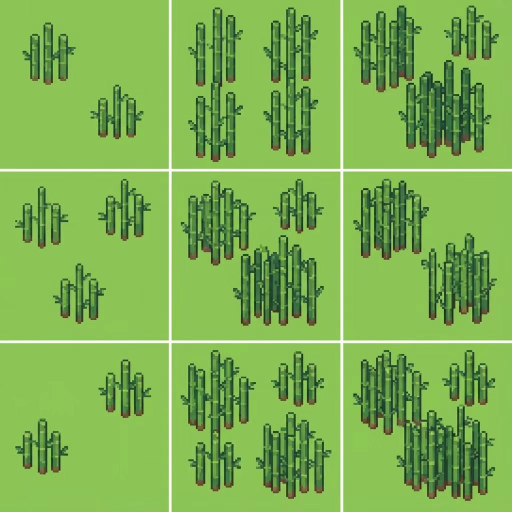
#> input picture tools/img_gemini/origin/bamboo.jpg, 1024 x 1024 px (shown at 1/2 size)
$ python postprocess_avatars.py --input-dir ../img_gemini/origin --output-dir out
#> lines starting #> are read from the running program, lines starting #| are printed output that depends on the picture; after the words box and inside, x2 and y2 are one past the last pixel; in counts of white or black regions, pixels touching at a corner belong together
### tools/img_gen/postprocess_common.py
from __future__ import annotations

from collections import deque
from pathlib import Path
from typing import Optional, Union

import numpy as np
from PIL import Image

PathLike = Union[str, Path]


def remove_white_background(
    source: PathLike | Image.Image,
    white_threshold: int = 240,
    output: Optional[PathLike] = None,
) -> Image.Image:
    if isinstance(source, (str, Path)):
        with Image.open(source) as loaded:
            image = loaded.convert("RGB")
    else:
        image = source.convert("RGB")

    width, height = image.size
    if width == 0 or height == 0:
        result = Image.new("RGBA", (width, height), (0, 0, 0, 0))
        if output is not None:
            result.save(output)
        return result

    img_array = np.array(image)
    background_mask = np.zeros((height, width), dtype=bool)
    visited = np.zeros((height, width), dtype=bool)
    queue = deque()

    def is_white(y: int, x: int) -> bool:
        pixel = img_array[y, x]
        return (
            pixel[0] >= white_threshold
            and pixel[1] >= white_threshold
            and pixel[2] >= white_threshold
        )

    for x in range(width):
        if is_white(0, x):
            queue.append((0, x))
            visited[0, x] = True
            background_mask[0, x] = True
        if is_white(height - 1, x):
            queue.append((height - 1, x))
            visited[height - 1, x] = True
            background_mask[height - 1, x] = True

    for y in range(1, height - 1):
        if is_white(y, 0):
            queue.append((y, 0))
            visited[y, 0] = True
            background_mask[y, 0] = True
        if is_white(y, width - 1):
            queue.append((y, width - 1))
            visited[y, width - 1] = True
            background_mask[y, width - 1] = True

    directions = [(0, 1), (1, 0), (0, -1), (-1, 0)]
    while queue:
        y, x = queue.popleft()
        for dy, dx in directions:
            ny, nx = y + dy, x + dx
            if 0 <= ny < height and 0 <= nx < width and not visited[ny, nx]:
                if is_white(ny, nx):
                    visited[ny, nx] = True
                    background_mask[ny, nx] = True
                    queue.append((ny, nx))

    result_array = np.zeros((height, width, 4), dtype=np.uint8)
    result_array[:, :, :3] = img_array
    result_array[:, :, 3] = np.where(background_mask, 0, 255)
    result = Image.fromarray(result_array, mode="RGBA")

    if output is not None:
        result.save(output)

    return result


def crop_inner_region(
    source: PathLike | Image.Image,
    fraction: float = 1 / 16,
    output: Optional[PathLike] = None,
) -> Image.Image:
    if isinstance(source, (str, Path)):
        with Image.open(source) as loaded:
            image = loaded.convert("RGBA")
    else:
        image = source.copy()

    width, height = image.size
    if width == 0 or height == 0:
        return image

    fraction = max(0.0, min(fraction, 0.5))
    dx = int(round(width * fraction))
    dy = int(round(height * fraction))

    left = min(dx, width // 2)
    upper = min(dy, height // 2)
    right = max(width - dx, left)
    lower = max(height - dy, upper)
    cropped = image.crop((left, upper, right, lower))

    if output is not None:
        cropped.save(output)

    return cropped


def process_avatar_image(
    source: PathLike | Image.Image,
    *,
    crop_fraction: float = 1 / 16,
    white_threshold: int = 240,
    resize_to: Optional[tuple[int, int]] = (512, 512),
    output: Optional[PathLike] = None,
) -> Image.Image:
    cleaned = remove_white_background(
        crop_inner_region(source, fraction=crop_fraction),
        white_threshold=white_threshold,
    )

    if resize_to is not None:
        cleaned = cleaned.resize(resize_to, Image.Resampling.LANCZOS)

    if output is not None:
        cleaned.save(output)

    return cleaned


# [15 lines left out: function process_sect_image, not called in this run]


def image_files(input_dir: PathLike) -> list[Path]:
    allowed_suffixes = {".png", ".jpg", ".jpeg", ".webp", ".bmp"}
    input_path = Path(input_dir)
    return [
        path
        for path in sorted(input_path.iterdir())
        if path.is_file() and path.suffix.lower() in allowed_suffixes
    ]

### tools/img_gen/postprocess_avatars.py
from __future__ import annotations

import argparse
import sys
from pathlib import Path

if __package__ in (None, ""):
    sys.path.append(str(Path(__file__).resolve().parents[2]))

from tqdm import tqdm

from tools.img_gen.postprocess_common import image_files, process_avatar_image


def postprocess_avatars(
    input_dir: str | Path,
    output_dir: str | Path,
    *,
    crop_fraction: float = 1 / 16,
    white_threshold: int = 240,
    resize_to: tuple[int, int] | None = (512, 512),
    rename_by_index: bool = False,
) -> list[Path]:
    output_path = Path(output_dir)
    output_path.mkdir(parents=True, exist_ok=True)

    saved: list[Path] = []
    for index, input_path in enumerate(tqdm(image_files(input_dir), desc="Processing avatars"), start=1):
        target_name = f"{index}_avatar.png" if rename_by_index else input_path.name
        target = output_path / target_name
        process_avatar_image(
            input_path,
            crop_fraction=crop_fraction,
            white_threshold=white_threshold,
            resize_to=resize_to,
            output=target,
        )
#> in crop_inner_region, loaded is the input picture: PIL image 1024x1024 RGB; mean R, G, B 125, 176.4, 82.1
#> in crop_inner_region, `cropped = image.crop((left, upper, right, lower))`:
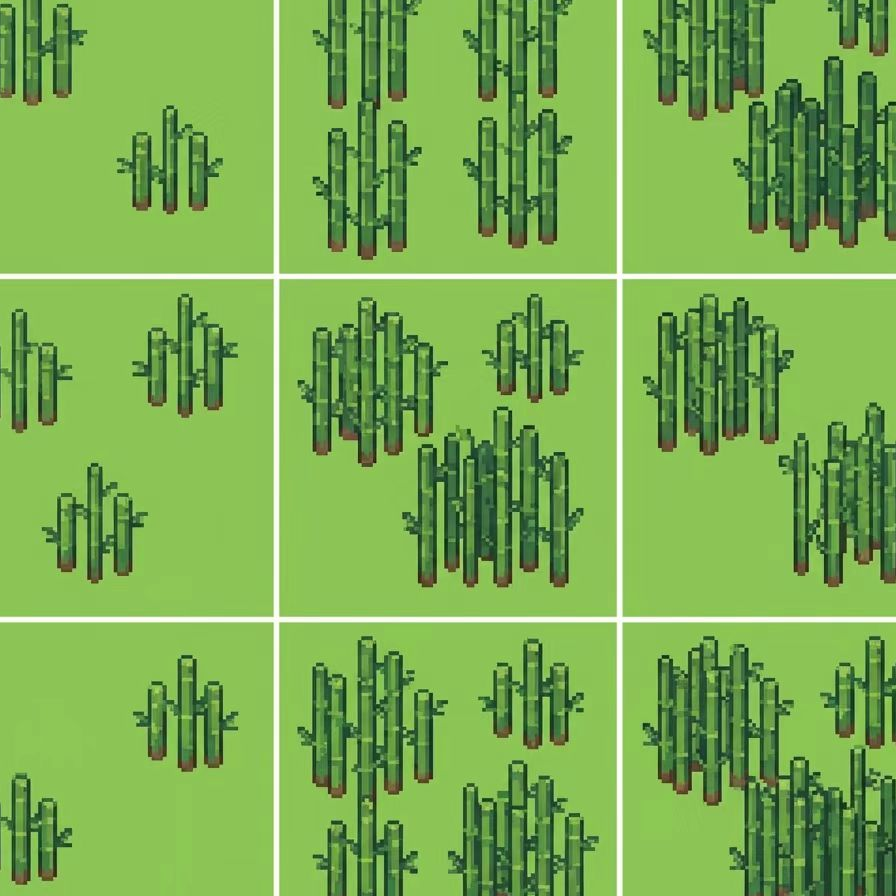
#> cropped: PIL image 896x896 RGBA; mean R, G, B, A 122.4, 173.3, 81.4, 255
#> the loop in remove_white_background, `for x in range(width):` made 896 passes
#> after the loop in remove_white_background, `for x in range(width):`:
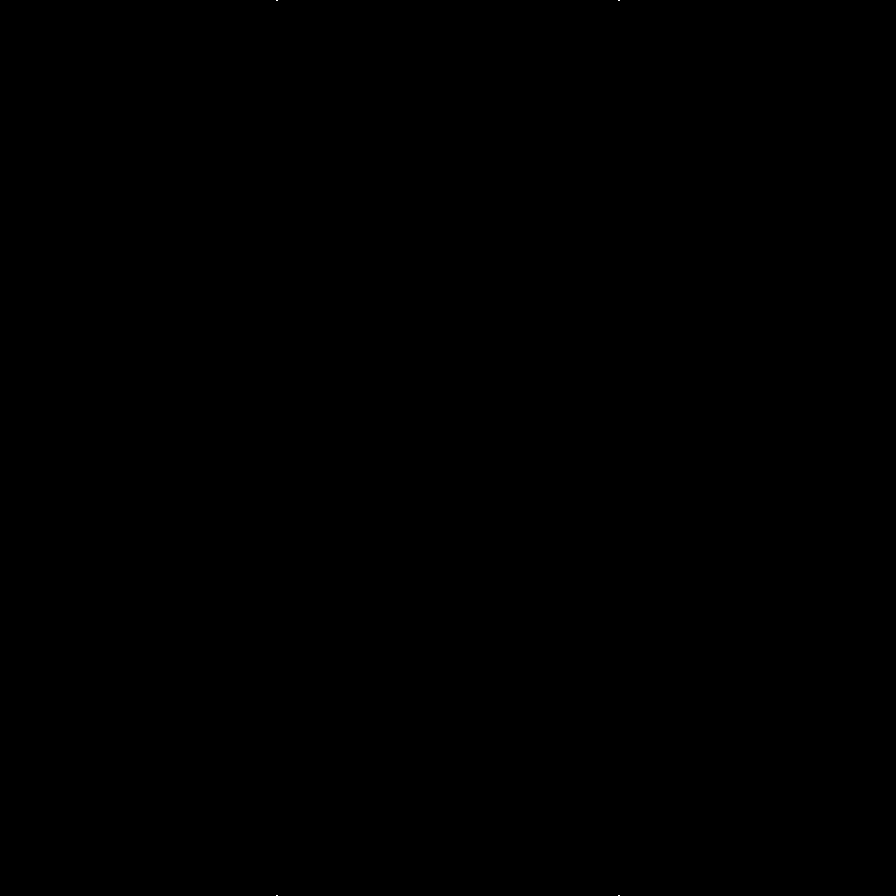
#> background_mask: shape (896, 896) bool; 0% white in thin lines or dots, all inside (x1, y1, x2, y2) = (276, 0, 620, 896)
#> the loop in remove_white_background, `for y in range(1, height - 1):` made 894 passes
#> after the loop in remove_white_background, `for y in range(1, height - 1):`: background_mask: shape (896, 896) bool; 0% white in thin lines or dots
#> in remove_white_background, `directions = [(0, 1), (1, 0), (0, -1), (-1, 0)]`: directions = [(0, 1), (1, 0), (0, -1), (-1, 0)]
#> the loop in remove_white_background, `while queue:` made 4388 passes
#> (y, x) on passes 1 to 3: (0, 276), (895, 276), (0, 277)
#> after the loop in remove_white_background, `while queue:`:
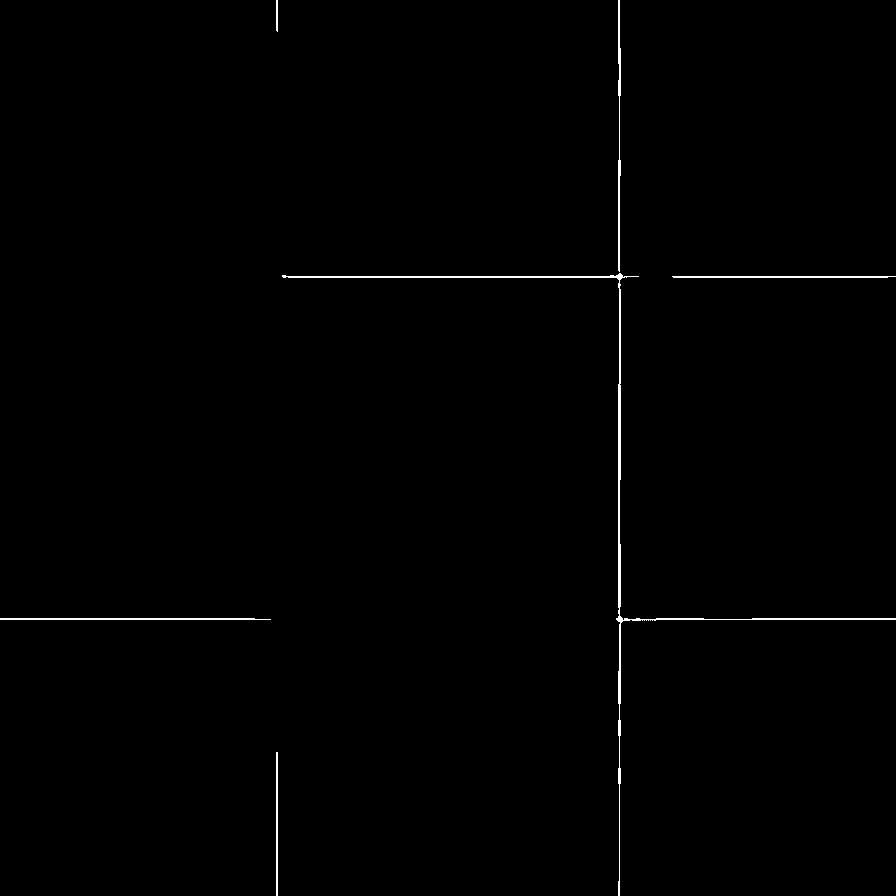
#> background_mask: shape (896, 896) bool; 0.55% white in thin lines or dots
#> in remove_white_background, `result_array = np.zeros((height, width, 4), dtype=np.uint8)`: result_array: shape (896, 896, 4); every value is 0
        saved.append(target)
#> pass 2 of the loop in postprocess_avatars, `for index, input_path in enumerate(tqdm(image_files(input_dir), desc="..`:
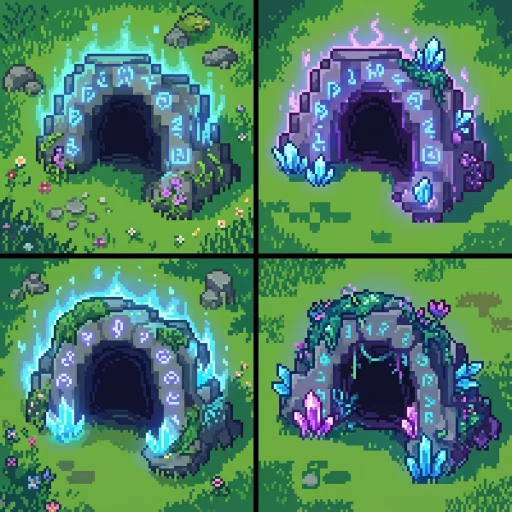
#> input picture tools/img_gemini/origin/cave.jpg, 1024 x 1024 px (shown at 1/2 size)
#> in crop_inner_region, loaded is the input picture: PIL image 1024x1024 RGB; mean R, G, B 78.2, 126.8, 100.3
#> in crop_inner_region (call 2), `cropped = image.crop((left, upper, right, lower))`:
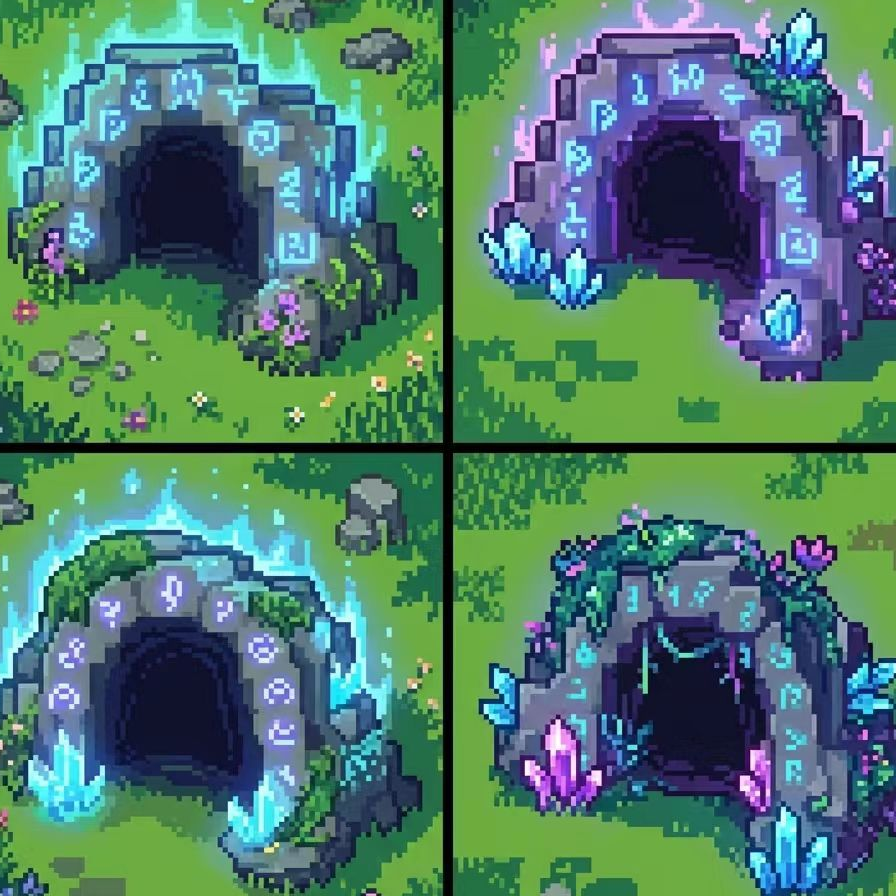
#> cropped: PIL image 896x896 RGBA; mean R, G, B, A 79.7, 123.8, 108, 255
#> the loop in remove_white_background (call 2), `for x in range(width):` made 896 passes
#> the loop in remove_white_background (call 2), `for y in range(1, height - 1):` made 894 passes
    return saved


def main() -> None:
    parser = argparse.ArgumentParser(description="Crop, resize, and remove avatar white backgrounds.")
    parser.add_argument("--input-dir", required=True)
    parser.add_argument("--output-dir", required=True)
    parser.add_argument("--crop-fraction", type=float, default=1 / 16)
    parser.add_argument("--white-threshold", type=int, default=240)
    parser.add_argument(
        "--rename-by-index",
        action="store_true",
        help="Use legacy sequential names like 1_avatar.png instead of preserving input names.",
    )
    args = parser.parse_args()

    postprocess_avatars(
        args.input_dir,
        args.output_dir,
        crop_fraction=args.crop_fraction,
        white_threshold=args.white_threshold,
        rename_by_index=args.rename_by_index,
    )


if __name__ == "__main__":
    main()
